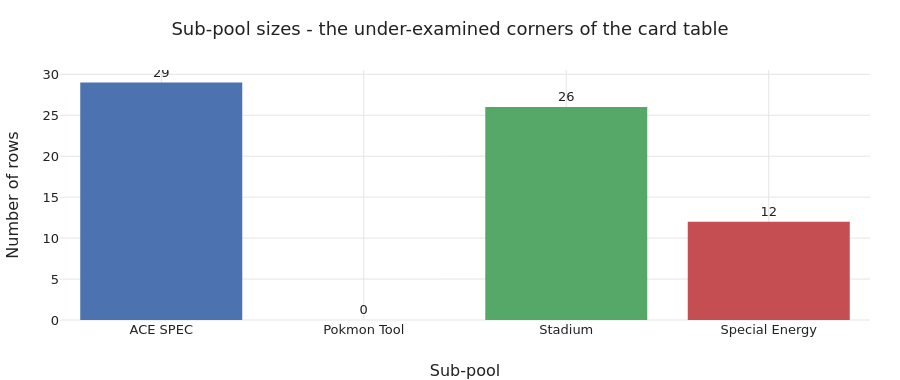

Notebook cell for this chart:
### Code cell
fig = go.Figure(go.Bar(
    x=subpool_counts.index.tolist(),
    y=subpool_counts.values,
    marker_color=KAG_COLORS[:len(subpool_counts)],
    text=subpool_counts.values,
    textposition="outside",
))
fig.update_layout(
    title="Sub-pool sizes - the under-examined corners of the card table",
    xaxis_title="Sub-pool",
    yaxis_title="Number of rows",
    height=380,
)
fig.show()

### Figure 1 — Plotly figure (JSON) as saved in the notebook; plotly's stock layout.template omitted (floating-point values rounded to 4 significant figures)
{"data": [{"marker": {"color": ["#4C72B0", "#DD8452", "#55A868", "#C44E52"]}, "text": [29.0, 0.0, 26.0, 12.0], "textposition": "outside", "type": "bar", "x": ["ACE SPEC", "Pokmon Tool", "Stadium", "Special Energy"], "y": [29, 0, 26, 12]}], "layout": {"height": 380, "title": {"text": "Sub-pool sizes - the under-examined corners of the card table"}, "xaxis": {"title": {"text": "Sub-pool"}}, "yaxis": {"title": {"text": "Number of rows"}}}}
